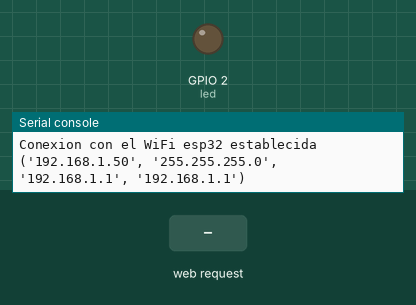
Recording of a program running on a simulated ESP32 board running MicroPython. On the bench: output pins drawn as LEDs (lit = HIGH), the last lines printed to the serial console. The inputs (shaded band) are chosen by the test bench. WiFi joins after 1.5 s.

Above: at 2.7 s.
2.8 s: HTTP request GET /enciende received
At 4.0 s:
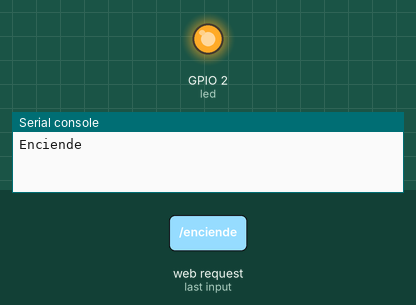
4.3 s: HTTP request GET /apaga received
At 5.4 s:
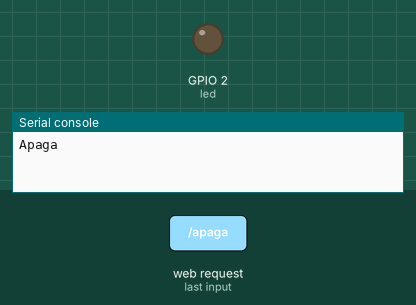
Timing chart, 0 to 7.3 s (numbered marks = the images above; inputs shaded):
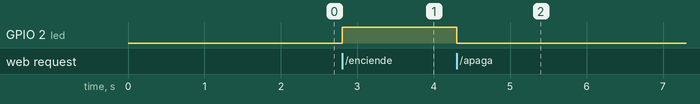

Measured:
- after the input at 2.8 s, GPIO 2 (led): LOW → HIGH at once
- after the input at 4.3 s, GPIO 2 (led): HIGH → LOW at once

The program:

WebServer.py
```python
#Librerias
import time
from machine import Pin
import network
import socket

#Configuración inicial de WiFi
ssid = 'esp32'  #Nombre de la Red
password = 'prueba_esp32' #Contraseña de la red
wlan = network.WLAN(network.STA_IF)

wlan.active(True) #Activa el Wifi
wlan.connect(ssid, password) #Hace la conexión

while wlan.isconnected() == False: #Espera a que se conecte a la red
    pass

print('Conexion con el WiFi %s establecida' % ssid)
print(wlan.ifconfig()) #Muestra la IP y otros datos del Wi-Fi

#Salidas
led = Pin(2, Pin.OUT)

#Pagina web
def web_page():
    html = """
<html>
<head>
<title>Web Server 2021</title>
</head>
<body>
<a href="/enciende" >ON</a>
<a href="/apaga" >OFF</a>
</body>
</html>  """
    return html

tcp_socket = socket.socket(socket.AF_INET, socket.SOCK_STREAM)
tcp_socket.bind(('', 80))
tcp_socket.listen(3)

while True:
    conn, addr = tcp_socket.accept()
    print('Nueva conexion desde:  %s' % str(addr))
    request = conn.recv(1024)
    print('Solicitud = %s' % str(request))
    request = str(request)
    if request.find('/enciende') != -1:
        print('Enciende')
        led.value(1)
    if request.find('/apaga') != -1:
        print('Apaga')
        led.value(0)


    #Mostrar Página
    response = web_page()
    conn.send('HTTP/1.1 200 OK\n')
    conn.send('Content-Type: text/html\n')
    conn.send('Connection: close\n\n')
    conn.sendall(response)
    conn.close()
```
